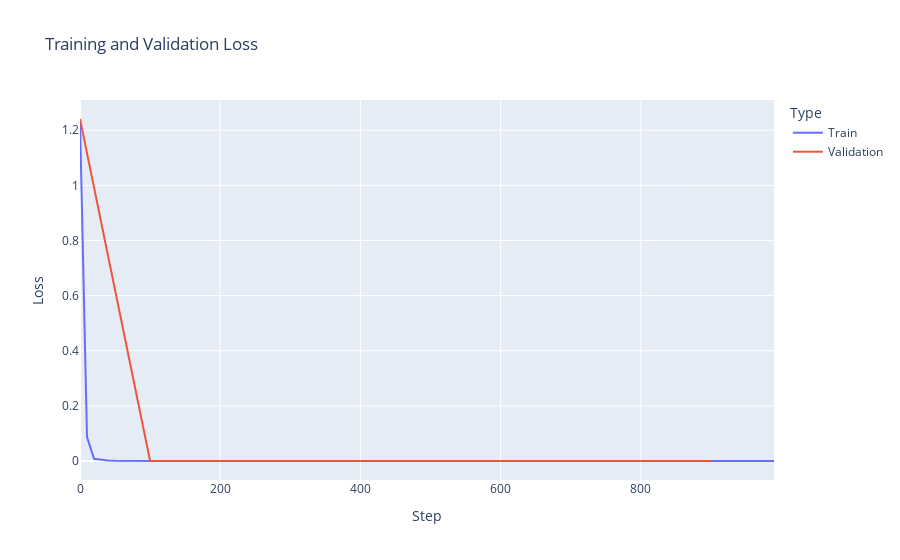

Here is the notebook cell this chart was saved with:
### Code cell
df_train = pd.DataFrame({
    "Step": steps_history,
    "Loss": train_loss_history,
    "Type": "Train"
})
if val_loss_history:
    val_steps, val_losses = zip(*val_loss_history)
    df_val = pd.DataFrame({
        "Step": val_steps,
        "Loss": val_losses,
        "Type": "Validation"
    })
    df_loss = pd.concat([df_train, df_val], ignore_index=True)
else:
    df_loss = df_train

fig = px.line(df_loss, x="Step", y="Loss", color="Type", title="Training and Validation Loss")
fig.show()

### Figure 1 — Plotly figure (JSON) as saved in the notebook; plotly's stock layout.template omitted (floating-point values rounded to 4 significant figures)
{"data": [{"hovertemplate": "Type=Train<br>Step=%{x}<br>Loss=%{y}<extra></extra>", "legendgroup": "Train", "line": {"color": "#636efa", "dash": "solid"}, "marker": {"symbol": "circle"}, "mode": "lines", "name": "Train", "orientation": "v", "showlegend": true, "type": "scatter", "x": [0, 10, 20, 30, 40, 50, 60, 70, 80, 90, 100, 110, 120, 130, 140, 150, 160, 170, 180, 190, 200, 210, 220, 230, 240, 250, 260, 270, 280, 290, 300, 310, 320, 330, 340, 350, 360, 370, 380, 390, 400, 410, 420, 430, 440, 450, 460, 470, 480, 490, 500, 510, 520, 530, 540, 550, 560, 570, 580, 590, 600, 610, 620, 630, 640, 650, 660, 670, 680, 690, 700, 710, 720, 730, 740, 750, 760, 770, 780, 790, 800, 810, 820, 830, 840, 850, 860, 870, 880, 890, 900, 910, 920, 930, 940, 950, 960, 970, 980, 990], "xaxis": "x", "y": [1.234, 0.0868, 0.008269, 0.003982, 0.001928, 0.0005995, 0.0002427, 0.0001479, 0.000138, 0.0001791, 0.0001957, 0.0001496, 0.0002754, 0.0001531, 0.0001904, 0.0001052, 9.375e-05, 0.0001262, 0.0001575, 0.0001336, 7.817e-05, 0.0001238, 0.0001321, 0.0001642, 0.0001312, 0.0001285, 0.0001856, 0.0001589, 0.0001485, 0.0001203, 8.964e-05, 0.0001229, 0.0001522, 6.842e-05, 0.0001848, 0.0001551, 0.0001828, 7.457e-05, 0.0001482, 0.0001105, 7.099e-05, 9.642e-05, 8.674e-05, 0.0001037, 0.0001093, 5.199e-05, 8.314e-05, 0.0001516, 0.0001013, 0.0001164, 7.654e-05, 8.405e-05, 0.0001662, 0.0001849, 7.671e-05, 0.000211, 3.868e-05, 6.278e-05, 6.161e-05, 0.0001701, 8.89e-05, 0.0001272, 0.0001129, 5.849e-05, 6.677e-05, 0.000113, 4.129e-05, 0.000321, 0.0001593, 4.507e-05, 4.942e-05, 2.994e-05, 6.113e-05, 0.0001054, 8.086e-05, 4.449e-05, 8.257e-05, 0.0005086, 4.072e-05, 8.56e-05, 6.454e-05, 0.0001477, 5.848e-05, 4.19e-05, 0.0001748, 6.144e-05, 0.0001493, 6.205e-05, 4.399e-05, 6.05e-05, 4.799e-05, 9.198e-05, 6.296e-05, 6.694e-05, 6.833e-05, 4.876e-05, 8.095e-05, 0.0002675, 8.094e-05, 8.788e-05], "yaxis": "y"}, {"hovertemplate": "Type=Validation<br>Step=%{x}<br>Loss=%{y}<extra></extra>", "legendgroup": "Validation", "line": {"color": "#EF553B", "dash": "solid"}, "marker": {"symbol": "circle"}, "mode": "lines", "name": "Validation", "orientation": "v", "showlegend": true, "type": "scatter", "x": [0, 100, 200, 300, 400, 500, 600, 700, 800, 900], "xaxis": "x", "y": [1.241, 0.0001521, 0.000109, 0.0001177, 7.835e-05, 8.619e-05, 9.362e-05, 4.771e-05, 7.042e-05, 6.845e-05], "yaxis": "y"}], "layout": {"legend": {"title": {"text": "Type"}, "tracegroupgap": 0}, "title": {"text": "Training and Validation Loss"}, "xaxis": {"anchor": "y", "domain": [0, 1], "title": {"text": "Step"}}, "yaxis": {"anchor": "x", "domain": [0, 1], "title": {"text": "Loss"}}}}
